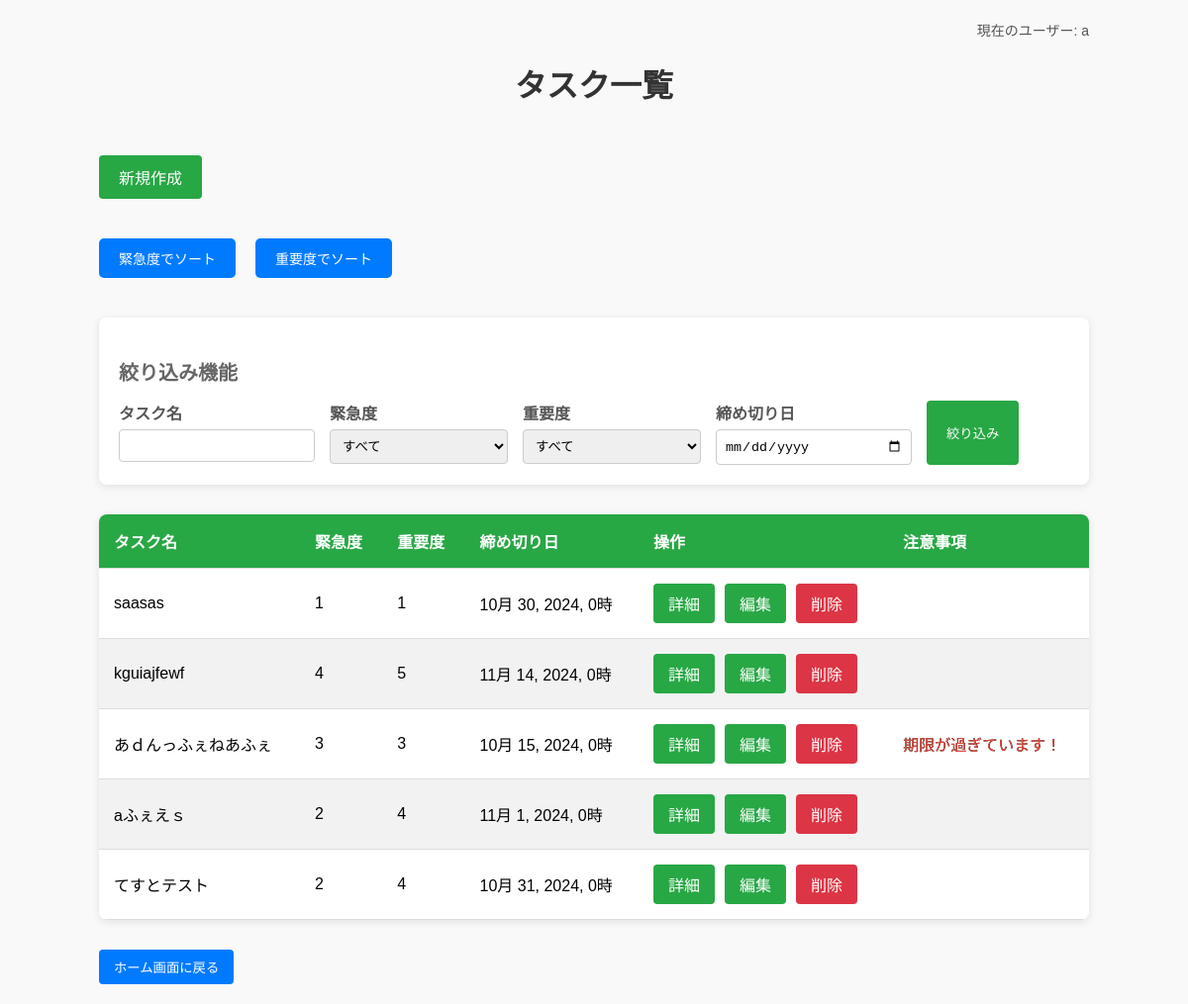
/accounts/todo_list/ (signed in), run on an earlier commit of the app's database.
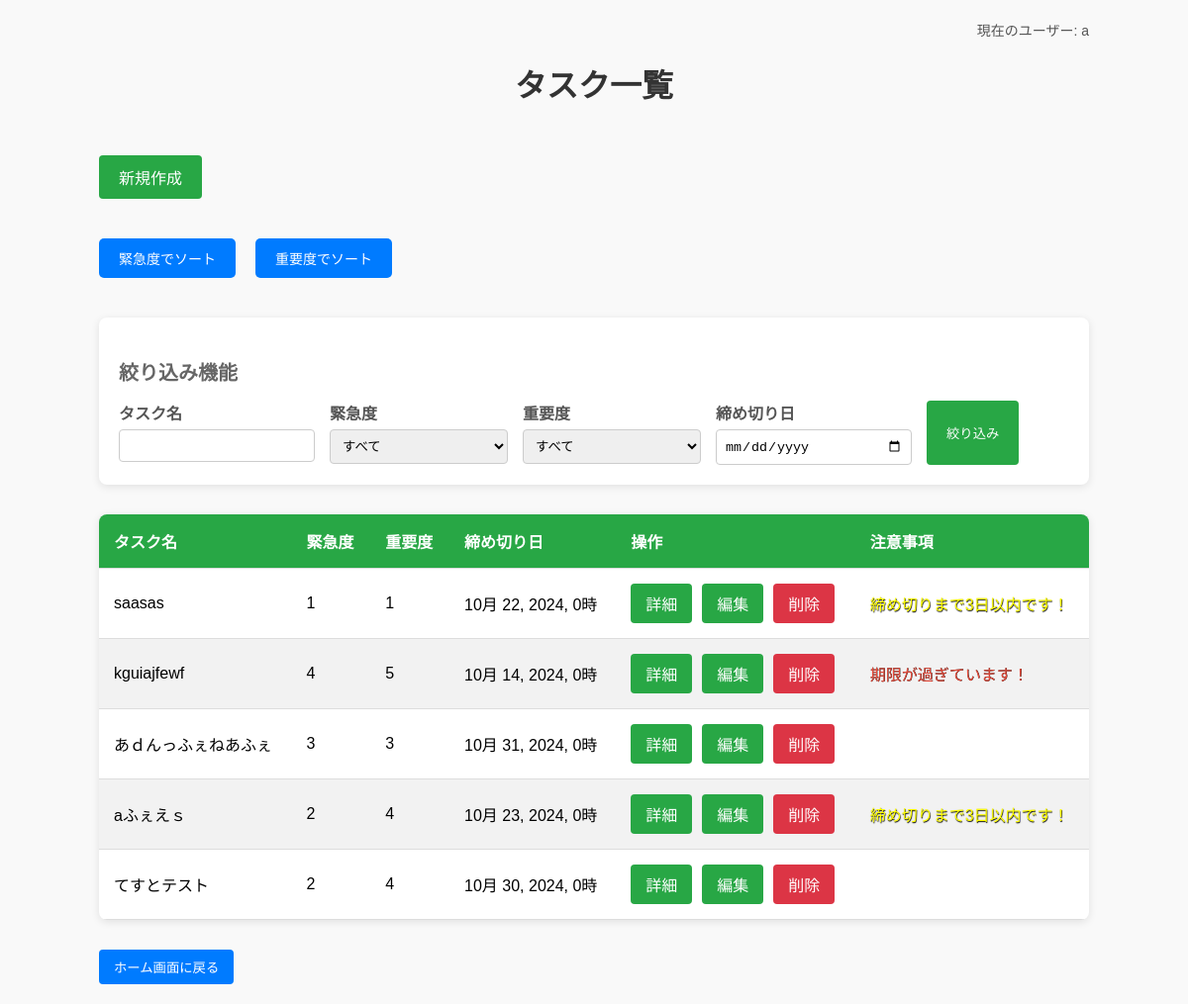
And on a later commit of the database.
### accounts/models.py (models this page shows, shortened)
class Users(AbstractBaseUser, PermissionsMixin):
    username = models.CharField(max_length=150)
    email = models.EmailField(max_length=255, unique=True)
    is_active = models.BooleanField(default=True)
    is_staff = models.BooleanField(default=False)
    USERNAME_FIELD = 'email'
    REQUIRED_FIELDS = ['username']
    objects = UserManager()

class Todo(models.Model):
    title = models.CharField("タスク名", max_length=30)
    description = models.TextField("詳細", blank=True)
    deadline = models.DateTimeField("締切")
    urgency = models.IntegerField('緊急度', choices=[(i, i) for i in range(1, 6)], default=3)
    importance = models.IntegerField('重要度', choices=[(i, i) for i in range(1, 6)], default=3)
    user = models.ForeignKey(Users, on_delete=models.CASCADE)
    def is_past_due(self):
        return self.deadline < timezone.now()
    def is_approaching_deadline(self):
        return timezone.now() > self.deadline - timezone.timedelta(days=3)

### accounts/views.py (the view, shortened to what this page needs)
# urls.py: path("todo_list/", TodoList.as_view(), name="list"),
class TodoList(LoginRequiredMixin, ListView):
    template_name = 'todo_list.html'
    model = Todo
    context_object_name = "tasks"
    login_url = '/accounts/user_login/'
    def get_queryset(self):
        queryset = Todo.objects.filter(user=self.request.user)
        sort = self.request.GET.get('sort', None)
        if sort == 'urgency':
            queryset = queryset.order_by('-urgency')
        elif sort == 'importance':
            queryset = queryset.order_by('-importance')
        urgency_filter = self.request.GET.get('urgency', None)
        if urgency_filter:
            queryset = queryset.filter(urgency=urgency_filter)
        importance_filter = self.request.GET.get('importance', None)
        if importance_filter:
            queryset = queryset.filter(importance=importance_filter)
        title_filter = self.request.GET.get('title', None)
        if title_filter:
            queryset = queryset.filter(title__icontains=title_filter)
        return queryset
    def get_context_data(self, **kwargs):
        context = super().get_context_data(**kwargs)
        context['current_time'] = timezone.now()
        return context

### templates/todo_list.html (shortened to what this page needs)
<!DOCTYPE html>
<html lang="ja">
<head>
</head>
<body>
    <div class="container">
        <div class="user-info">
            {% if request.user.is_authenticated %}
                現在のユーザー: {{ request.user.username }}
            {% else %}
                ログインしていません。
            {% endif %}
        </div>
        <h1>タスク一覧</h1>
        <a href="{% url 'accounts:create' %}" class="create-btn">新規作成</a>
        <div class="sort-buttons">
            <a href="javascript:void(0);" onclick="sortTable('urgency')">緊急度でソート</a>
            <a href="javascript:void(0);" onclick="sortTable('importance')">重要度でソート</a>
        </div>
        <div class="filter-section">
            <h3>絞り込み機能</h3>
            <form id="filter-form">
                <div>
                    <label for="title">タスク名</label>
                    <input type="text" name="title" id="title">
                </div>
                <div>
                    <label for="urgency">緊急度</label>
                    <select name="urgency" id="urgency">
                        <option value="">すべて</option>
                    </select>
                </div>
                <div>
                    <label for="importance">重要度</label>
                    <select name="importance" id="importance">
                        <option value="">すべて</option>
                    </select>
                </div>
                <div>
                    <label for="deadline">締め切り日</label>
                    <input type="date" id="deadline" name="deadline">
                </div>
                <button type="button" onclick="filterTasks()">絞り込み</button>
            </form>
        </div>
        <table class="task-table" id="task-table">
            <thead>
                <tr>
                    <th>タスク名</th>
                    <th>緊急度</th>
                    <th>重要度</th>
                    <th>締め切り日</th>
                    <th class="actions">操作</th>
                    <th>注意事項</th>
                </tr>
            </thead>
            <tbody>
                {% for task in tasks %}
                <tr>
                    <td>{{ task.title }}</td>
                    <td>{{ task.urgency }}</td>
                    <td>{{ task.importance }}</td>
                    <td>{{ task.deadline }}</td>
                    <td class="actions">
                        <div class="btn-group">
                            <a href="{% url 'accounts:detail' task.pk %}" class="detail-btn">詳細</a>
                            <a href="{% url 'accounts:update' task.pk %}" class="update-btn">編集</a>
                            <a href="{% url 'accounts:delete' task.pk %}" class="delete-btn">削除</a>
                        </div>
                    </td>
                    <td>
                        {% if task.is_past_due %}
                            <span style="color: #e74c3c ;text-shadow: 0.2px 0.2px 0.5px black;">期限が過ぎています！</span>
                        {% elif task.is_approaching_deadline %}
                            <span class="approaching-deadline" style="color: #ffd700; text-shadow: 0.5px 0.5px 1px black;">締め切りまで3日以内です！</span>
                        {% endif %}
                    </td>
                </tr>
                {% empty %}
                <tr>
                    <td colspan="5" class="no-tasks">タスクがありません</td>
                </tr>
                {% endfor %}
            </tbody>
        </table>
        <form action="{% url 'accounts:home' %}" method="GET">
            <button type="submit" class="back-btn">ホーム画面に戻る</button>
        </form>
    </div>
</body>
</html>

### templates/todo_list.html (style rules this page uses)
body { font-family: 'Arial', sans-serif; background-color: #f9f9f9; margin: 0; padding: 0; }
.container { max-width: 1000px; margin: 0 auto; padding: 20px; }
h1 { text-align: center; color: #333; margin-bottom: 30px; }
.user-info { text-align: right; font-size: 14px; color: #555; margin-bottom: 15px; }
.filter-section { background-color: #fff; padding: 20px; border-radius: 8px; box-shadow: 0 2px 8px rgba(0, 0, 0, 0.1); margin-bottom: 30px; }
.filter-section h3 { margin-bottom: 15px; color: #666; font-size: 20px; }
.filter-section form { display: flex; flex-wrap: wrap; gap: 15px; }
.filter-section label { display: block; font-weight: bold; margin-bottom: 5px; color: #555; }
.filter-section input[type="text"], .filter-section select, .filter-section input[type="date"] { padding: 8px; border: 1px solid #ccc; border-radius: 4px; width: 180px; }
.filter-section button { background-color: #28a745; color: #fff; border: none; padding: 10px 20px; cursor: pointer; border-radius: 4px; transition: background-color 0.3s; }
.task-table { width: 100%; border-collapse: collapse; margin-bottom: 30px; background-color: #fff; border-radius: 8px; overflow: hidden; box-shadow: 0 2px 8px rgba(0, 0, 0, 0.1); }
.task-table thead { background-color: #28a745; color: #fff; }
.task-table th, .task-table td { padding: 15px; text-align: left; border-bottom: 1px solid #ddd; }
.task-table th { font-weight: bold; }
.task-table tr:nth-child(even) { background-color: #f2f2f2; }
.back-btn, .create-btn, .update-btn, .delete-btn, .detail-btn { display: inline-block; text-decoration: none; padding: 8px 15px; border-radius: 4px; transition: background-color 0.3s; }
.back-btn { background-color: #007bff; color: #fff; border: none; }
.create-btn { background-color: #28a745; color: #fff; padding: 10px 20px; margin: 20px 0; }
.update-btn { background-color: #28a745; color: #fff; transition: background-color 0.3s; }
.delete-btn { background-color: #dc3545; color: #fff; }
.detail-btn { background-color: #28a745; color: #fff; }
.btn-group { display: flex; gap: 10px; }
.actions { text-align: center; }
.sort-buttons { display: flex; justify-content: flex-start; margin-bottom: 20px; }
.sort-buttons a { display: inline-block; background-color: #007bff; color: #fff; padding: 10px 20px; margin: 20px 20px 20px 0; border-radius: 5px; text-decoration: none; transition: background-color 0.3s; font-size: 14px; }
.approaching-deadline { color: rgb(255, 255, 0) !important; }
th { text-align: left; }

What changed in the data, as far as the page shows it:
changed Todo "saasas": deadline "10月 30, 2024, 0時" → "10月 22, 2024, 0時"; now shows "締め切りまで3日以内です！"
changed Todo "kguiajfewf": deadline "11月 14, 2024, 0時" → "10月 14, 2024, 0時"; now shows "期限が過ぎています！"
changed Todo "あｄんっふぇねあふぇ": deadline "10月 15, 2024, 0時" → "10月 31, 2024, 0時"; no longer shows "期限が過ぎています！"
changed Todo "aふぇえｓ": deadline "11月 1, 2024, 0時" → "10月 23, 2024, 0時"; now shows "締め切りまで3日以内です！"
changed Todo "てすとテスト": deadline "10月 31, 2024, 0時" → "10月 30, 2024, 0時"
